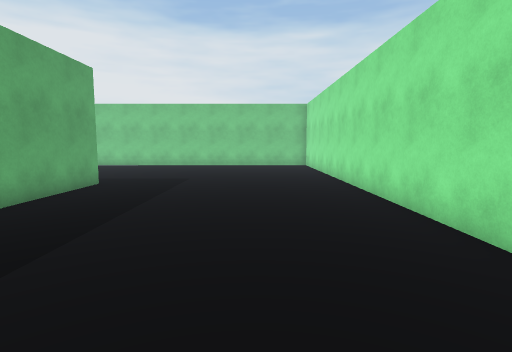
view 1 (above)

16 first-person views from a walk through a Unity game level. The camera is 1.5 m above the floor, tilts 6° down and sees 80° across. The floor is counted in squares, 1 m on a side. Each view is taken from the middle of a square. On the plan, view 1 faces up. The plan holds only what a view shows up to about 15 squares ahead; the rest is blank. The player character is not drawn. Some surface patterns are stand-ins.

view 2
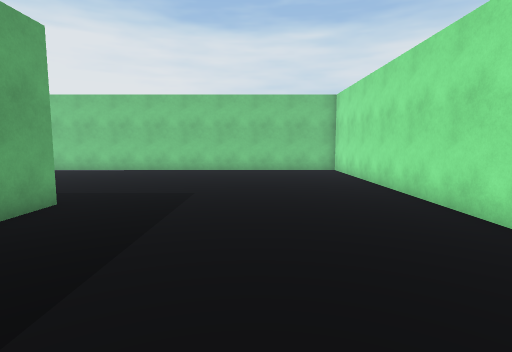

view 3
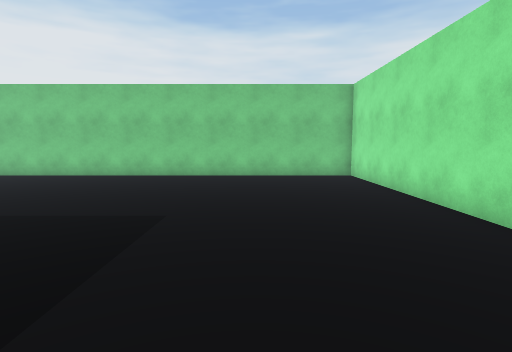

view 4
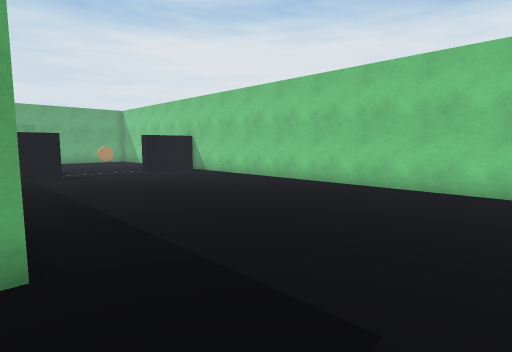

view 5
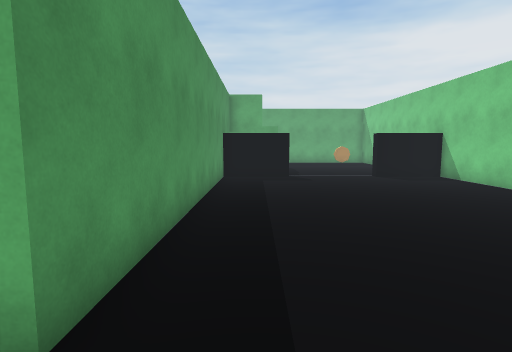

view 6
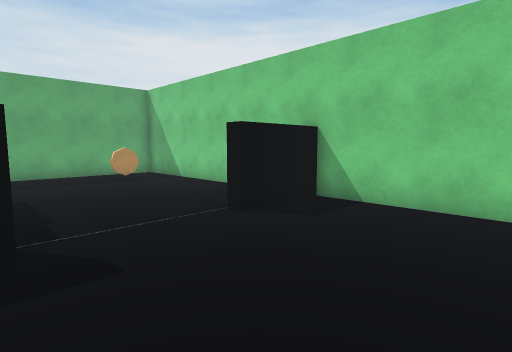

view 7
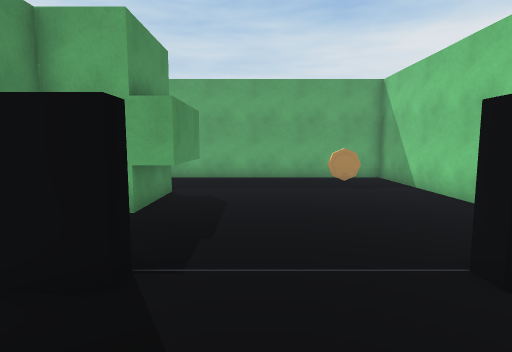

view 8
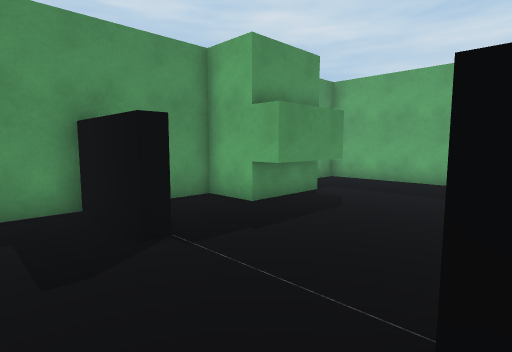

view 9
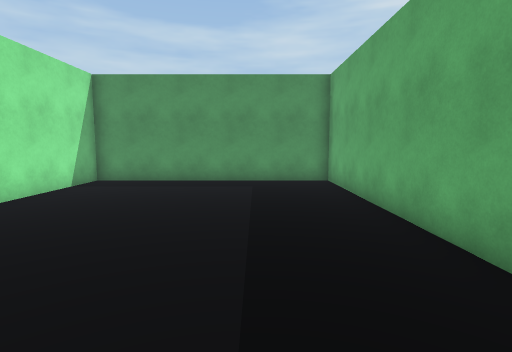

view 10
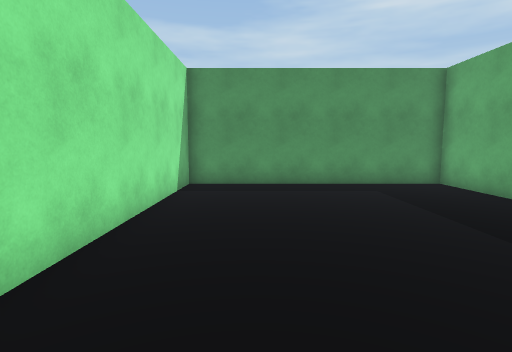

view 11
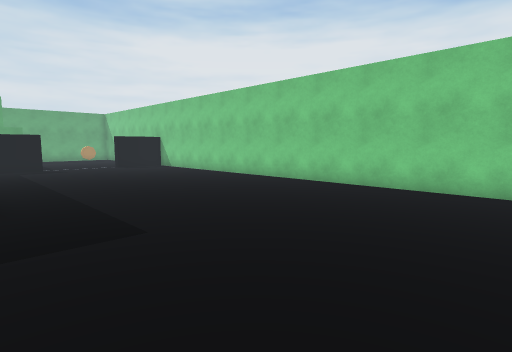

view 12
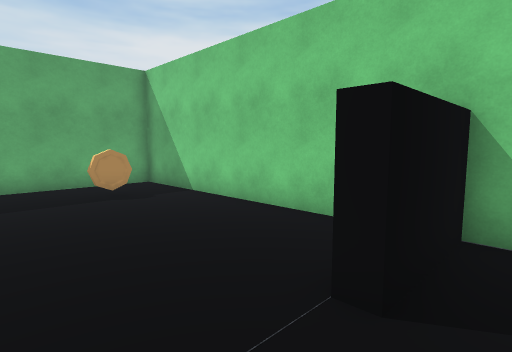

view 13
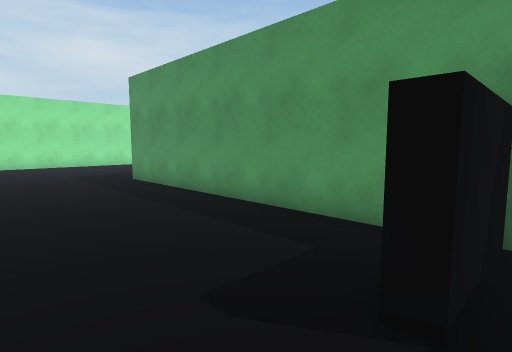

view 14
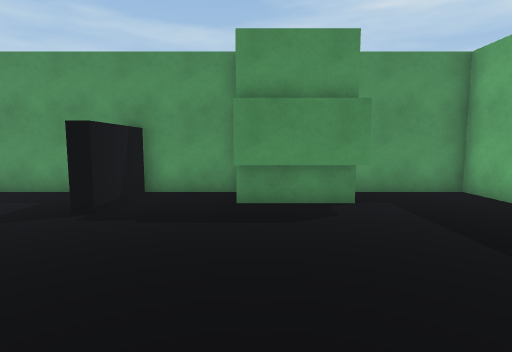

view 15
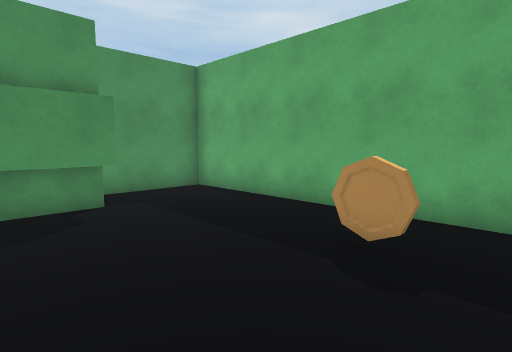

view 16
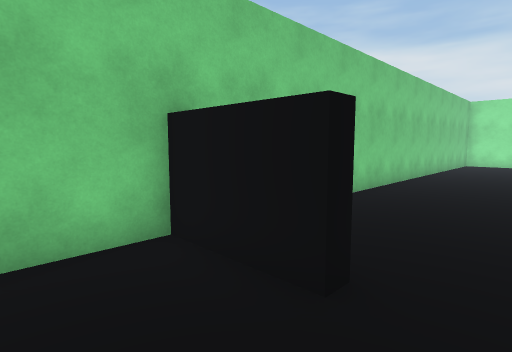

### Floor plan
Points are (right, up) in squares from view 1. A wall is a line through its corners. A room is listed if a view was taken in it or the views show most of it. See-through windows are left out.
Room 1 (views 1, 2, 3, 4, 5, 6, 7, 8, 9, 10, 11, 12, 13, 14, 15, 16)
walls: (-24.6, 14.2) (-21.5, 14.2) (-21.5, 11.5) (-18.5, 11.5) (-18.5, 14.5) (-18, 14.5) (-18, 11.5) (-6, 11.5) (-6, -0.5) (3.5, -0.5) (3.5, 21.5) (-18, 21.5) (-18, 18.5) (-18.5, 18.5) (-18.5, 21.5) (-28.5, 21.5) (-28.5, 11.5) (-25.1, 11.5)
low walls: (-24.6, 13.4) (-21.5, 13.4)
objects: coin (-26, 19)

Positions as (right, up) in squares from view 1, and headings:
1: (0, 0), facing up
2: (-1, 4), facing up
3: (-1, 7), facing up
4: (-2, 11), facing up-left
5: (-4, 13), facing left
6: (-13, 14), facing up-left
7: (-15, 16), facing left
8: (-16, 19), facing down-left
9: (-3, 12), facing down
10: (1, 11), facing down
11: (2, 11), facing up-left
12: (-17, 16), facing up-left
13: (-19, 17), facing down-right
14: (-22, 21), facing down
15: (-22, 21), facing down-left
16: (-21, 17), facing up-right
